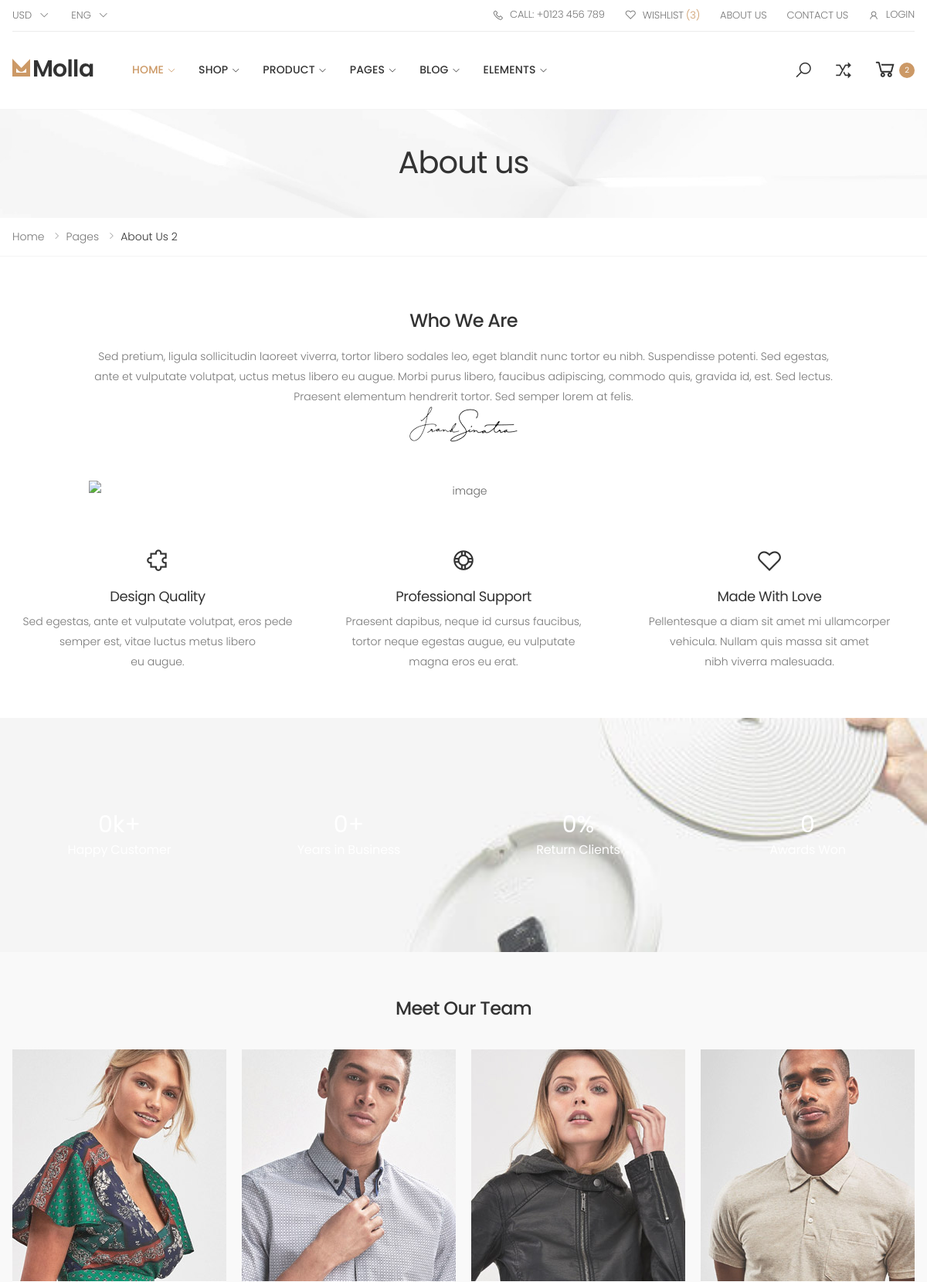
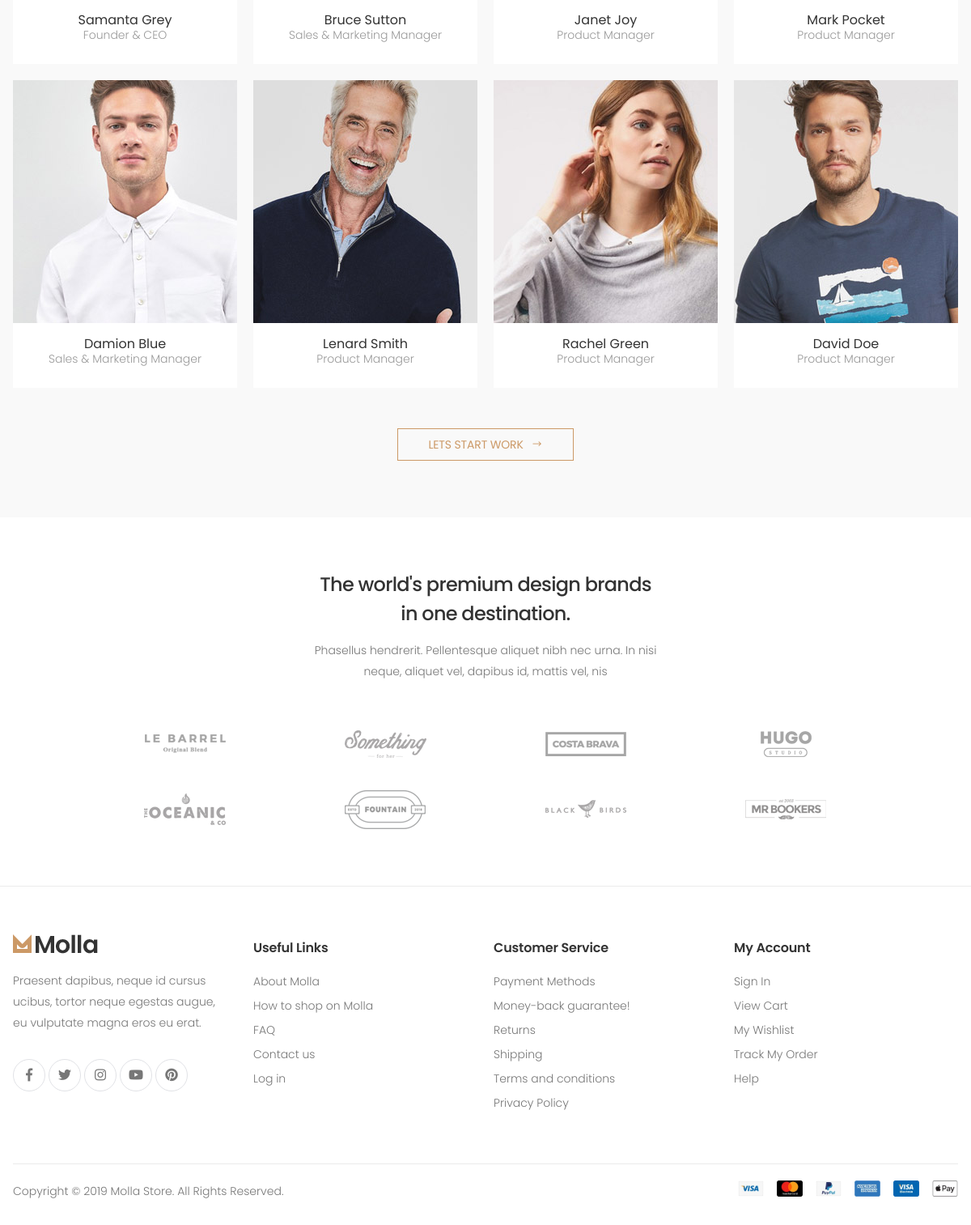
Page /about.php on the committed database (2 pictures, top to bottom).
### tables this page shows
CREATE TABLE `statistics` (
  `id` int(11) NOT NULL,
  `title` varchar(255) DEFAULT NULL,
  `count_value` int(11) DEFAULT NULL,
  `unit` varchar(50) DEFAULT NULL
);

CREATE TABLE `team` (
  `id` int(11) NOT NULL,
  `name` varchar(255) DEFAULT NULL,
  `designation` varchar(255) DEFAULT NULL,
  `photo` varchar(255) DEFAULT NULL,
  `facebook_url` varchar(255) DEFAULT NULL,
  `twitter_url` varchar(255) DEFAULT NULL,
  `instagram_url` varchar(255) DEFAULT NULL
);

### components/about/team.php (the view, shortened to what this page needs)
<?php
$query = "SELECT * FROM `team`";
$team_query = $conn->query($query);
?>
<div class="bg-light-2 pt-6 pb-7 mb-6">
    <div class="container">
        <h2 class="title text-center mb-4">Meet Our Team</h2>
        <div class="row">
            <?php
            while ($row = $team_query->fetch_object()) {
            ?>
                <div class="col-sm-6 col-lg-3">
                    <div class="member member-2 text-center">
                        <figure class="member-media">
                            <img src="<?= $row->photo; ?>" alt="member photo">
                        </figure>
                        <div class="member-content">
                            <h3 class="member-title"><?= $row->name; ?><span><?= $row->designation; ?></span></h3>
                        </div>
                    </div>
                </div>
            <?php  } ?>
        </div>
        <div class="text-center mt-3">
            <a href="blog.html" class="btn btn-sm btn-minwidth-lg btn-outline-primary-2">
                <span>LETS START WORK</span>
                <i class="icon-long-arrow-right"></i>
            </a>
        </div>
    </div>
</div>

### components/about/statistics.php
<?php
$query = "SELECT * FROM `statistics`";
$statistics_query = $conn->query($query)
?>
<div class="bg-image pt-7 pb-5 pt-md-12 pb-md-9" style="background-image: url(assets/images/backgrounds/bg-4.jpg)">
    <div class="container">
        <div class="row">
            <?php
            while ($row = $statistics_query->fetch_object()) {
            ?>
                <div class="col-6 col-md-3">
                    <div class="count-container text-center">
                        <div class="count-wrapper text-white">
                            <span class="count" data-from="0" data-to="<?= $row->count_value; ?>" data-speed="3000" data-refresh-interval="50">0</span><?= $row->unit; ?>
                        </div>
                        <h3 class="count-title text-white"><?= $row->title; ?></h3>
                    </div>
                </div>
            <?php } ?>
        </div>
    </div>
</div>

### rows in the picture
statistics: unit "%", title "Return Clients"
team: photo (picture), name "Samanta Grey", designation "Founder & CEO"
team: photo (picture), name "Bruce Sutton", designation "Sales & Marketing Manager"
team: photo (picture), name "Janet Joy", designation "Product Manager"
team: photo (picture), name "Mark Pocket", designation "Product Manager"
team: photo (picture), name "Damion Blue", designation "Sales & Marketing Manager"
team: photo (picture), name "Lenard Smith", designation "Product Manager"
team: photo (picture), name "Rachel Green", designation "Product Manager"
team: photo (picture), name "David Doe", designation "Product Manager"
